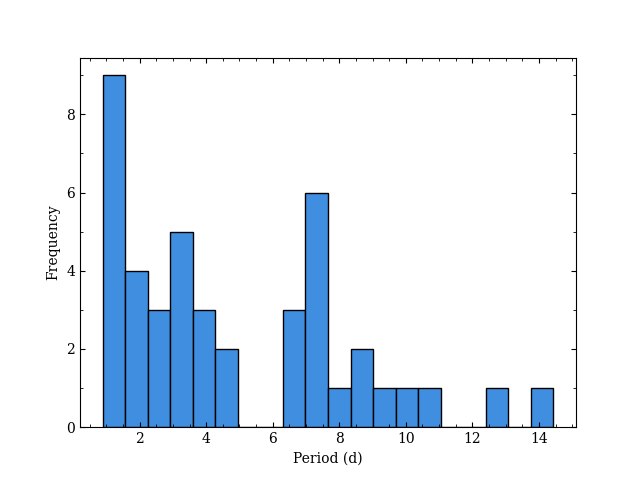

Source code (Python):
def plot_rotation_periods(ref_file):
    # Import(s)
    import numpy as np
    import matplotlib.pyplot as plt
    import pandas as pd
    from scipy.optimize import curve_fit
    from matplotlib.ticker import AutoMinorLocator, MultipleLocator


    # Action

    df = pd.read_csv(ref_file)
    periods = list(df['PER1'])
    powers = list(df['POW1'])
    faps = list(df['99%_FAP'])
    qs = list(df['Q'])

    good_periods = []
    for period, pow, fap, q in zip(periods,powers,faps,qs):
        if pow > fap: 
            if q < 0.45:
                if period<18: 
                    good_periods.append(period)

    periods = np.array(periods)
    
    # Fitting
    def gauss(x,mu,sigma,A):
        return A*np.exp(-(x-mu)**2/2/sigma**2)

    def bimodal(x,mu1,sigma1,A1,mu2,sigma2,A2):
        return gauss(x,mu1,sigma1,A1)+gauss(x,mu2,sigma2,A2)


    # Plot
    plt.rcParams['font.family'] = 'serif'
    plt.hist(good_periods,bins=20,color='#408ee0',edgecolor='black',)
    plt.tick_params(axis='both',which='both',direction='in')
    plt.tick_params(which='both',bottom=True,top=True,left=True,right=True)
    plt.tick_params(labelbottom=True,labeltop=False,labelleft=True,labelright=False)
    plt.gca().xaxis.set_minor_locator(AutoMinorLocator())
    plt.gca().yaxis.set_minor_locator(MultipleLocator(1))
    plt.xlabel('Period (d)')
    plt.ylabel('Frequency')
    plt.show()


# ACTUALLY RUN IT
plot_rotation_periods('/home/thaddaeus/FMU/HRL/LAH2.0/efforts/iota/q_and_lm/second/results.csv')
